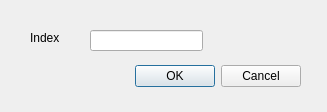
<?xml version="1.0" encoding="UTF-8"?>
<ui version="4.0">
 <class>Dialog</class>
 <widget class="QDialog" name="Dialog">
  <property name="geometry">
   <rect>
    <x>0</x>
    <y>0</y>
    <width>327</width>
    <height>112</height>
   </rect>
  </property>
  <property name="windowTitle">
   <string>Go To</string>
  </property>
  <widget class="QDialogButtonBox" name="buttonBox">
   <property name="geometry">
    <rect>
     <x>30</x>
     <y>60</y>
     <width>271</width>
     <height>32</height>
    </rect>
   </property>
   <property name="orientation">
    <enum>Qt::Horizontal</enum>
   </property>
   <property name="standardButtons">
    <set>QDialogButtonBox::Cancel|QDialogButtonBox::Ok</set>
   </property>
  </widget>
  <widget class="QLineEdit" name="lineEdit">
   <property name="geometry">
    <rect>
     <x>90</x>
     <y>30</y>
     <width>113</width>
     <height>21</height>
    </rect>
   </property>
  </widget>
  <widget class="QLabel" name="label">
   <property name="geometry">
    <rect>
     <x>30</x>
     <y>30</y>
     <width>60</width>
     <height>16</height>
    </rect>
   </property>
   <property name="text">
    <string>Index</string>
   </property>
  </widget>
 </widget>
 <resources/>
 <connections>
  <connection>
   <sender>buttonBox</sender>
   <signal>accepted()</signal>
   <receiver>Dialog</receiver>
   <slot>accept()</slot>
   <hints>
    <hint type="sourcelabel">
     <x>248</x>
     <y>254</y>
    </hint>
    <hint type="destinationlabel">
     <x>157</x>
     <y>274</y>
    </hint>
   </hints>
  </connection>
  <connection>
   <sender>buttonBox</sender>
   <signal>rejected()</signal>
   <receiver>Dialog</receiver>
   <slot>reject()</slot>
   <hints>
    <hint type="sourcelabel">
     <x>316</x>
     <y>260</y>
    </hint>
    <hint type="destinationlabel">
     <x>286</x>
     <y>274</y>
    </hint>
   </hints>
  </connection>
 </connections>
</ui>
